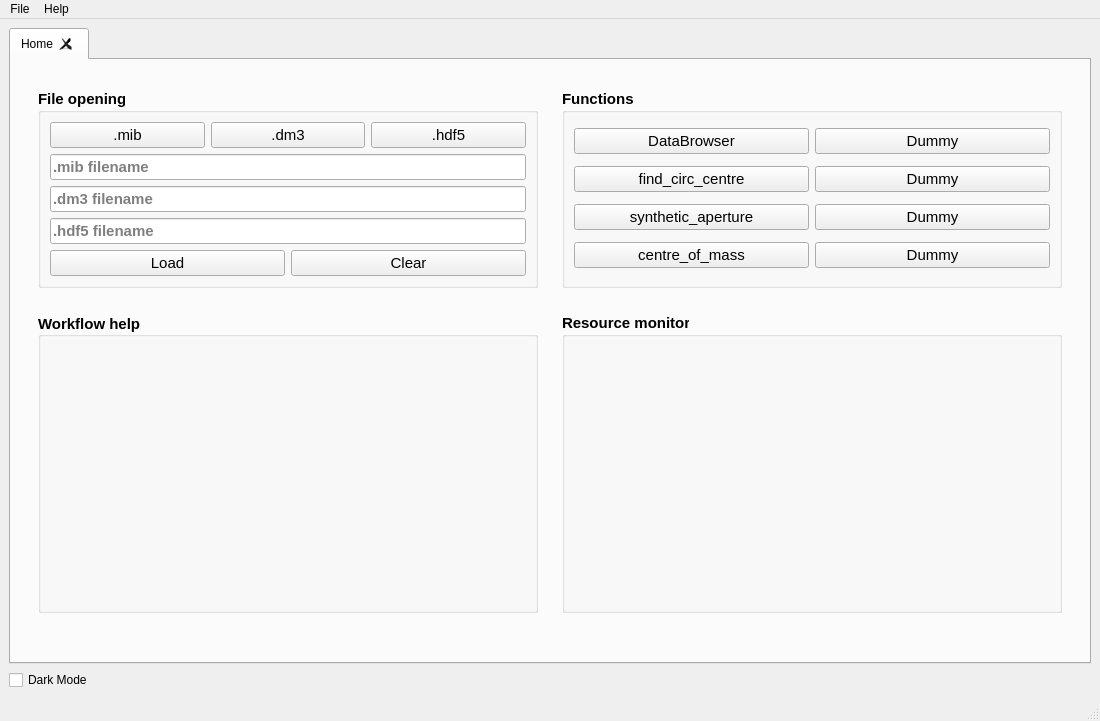
<?xml version="1.0" encoding="UTF-8"?>
<ui version="4.0">
 <class>MainWindow</class>
 <widget class="QMainWindow" name="MainWindow">
  <property name="geometry">
   <rect>
    <x>0</x>
    <y>0</y>
    <width>1100</width>
    <height>721</height>
   </rect>
  </property>
  <property name="windowTitle">
   <string>fpd gui</string>
  </property>
  <widget class="QWidget" name="centralwidget">
   <layout class="QGridLayout" name="gridLayout_2">
    <item row="0" column="0">
     <widget class="QTabWidget" name="tabWidget">
      <property name="minimumSize">
       <size>
        <width>1050</width>
        <height>625</height>
       </size>
      </property>
      <property name="currentIndex">
       <number>0</number>
      </property>
      <property name="tabsClosable">
       <bool>true</bool>
      </property>
      <widget class="QWidget" name="home_tab">
       <attribute name="title">
        <string>Home</string>
       </attribute>
       <layout class="QGridLayout" name="gridLayout">
        <item row="3" column="1">
         <widget class="QGroupBox" name="workflow_groupBox">
          <property name="sizePolicy">
           <sizepolicy hsizetype="Expanding" vsizetype="Expanding">
            <horstretch>0</horstretch>
            <verstretch>0</verstretch>
           </sizepolicy>
          </property>
          <property name="minimumSize">
           <size>
            <width>500</width>
            <height>300</height>
           </size>
          </property>
          <property name="font">
           <font>
            <pointsize>11</pointsize>
            <weight>75</weight>
            <bold>true</bold>
            <underline>false</underline>
           </font>
          </property>
          <property name="layoutDirection">
           <enum>Qt::LeftToRight</enum>
          </property>
          <property name="autoFillBackground">
           <bool>false</bool>
          </property>
          <property name="title">
           <string>Workflow help</string>
          </property>
          <property name="alignment">
           <set>Qt::AlignLeading|Qt::AlignLeft|Qt::AlignVCenter</set>
          </property>
          <property name="flat">
           <bool>false</bool>
          </property>
          <layout class="QGridLayout" name="gridLayout_5"/>
         </widget>
        </item>
        <item row="0" column="3">
         <spacer name="verticalSpacer_4">
          <property name="orientation">
           <enum>Qt::Vertical</enum>
          </property>
          <property name="sizeType">
           <enum>QSizePolicy::Fixed</enum>
          </property>
          <property name="sizeHint" stdset="0">
           <size>
            <width>20</width>
            <height>20</height>
           </size>
          </property>
         </spacer>
        </item>
        <item row="0" column="1">
         <spacer name="verticalSpacer_3">
          <property name="orientation">
           <enum>Qt::Vertical</enum>
          </property>
          <property name="sizeType">
           <enum>QSizePolicy::Fixed</enum>
          </property>
          <property name="sizeHint" stdset="0">
           <size>
            <width>20</width>
            <height>20</height>
           </size>
          </property>
         </spacer>
        </item>
        <item row="1" column="2">
         <spacer name="mid_hSpacer">
          <property name="orientation">
           <enum>Qt::Horizontal</enum>
          </property>
          <property name="sizeType">
           <enum>QSizePolicy::Maximum</enum>
          </property>
          <property name="sizeHint" stdset="0">
           <size>
            <width>100</width>
            <height>20</height>
           </size>
          </property>
         </spacer>
        </item>
        <item row="1" column="3">
         <widget class="QGroupBox" name="functions_groupBox">
          <property name="sizePolicy">
           <sizepolicy hsizetype="Expanding" vsizetype="Expanding">
            <horstretch>0</horstretch>
            <verstretch>0</verstretch>
           </sizepolicy>
          </property>
          <property name="minimumSize">
           <size>
            <width>500</width>
            <height>0</height>
           </size>
          </property>
          <property name="maximumSize">
           <size>
            <width>16777215</width>
            <height>300</height>
           </size>
          </property>
          <property name="font">
           <font>
            <pointsize>11</pointsize>
            <weight>75</weight>
            <bold>true</bold>
            <underline>false</underline>
           </font>
          </property>
          <property name="title">
           <string>Functions</string>
          </property>
          <layout class="QGridLayout" name="gridLayout_3">
           <item row="1" column="1">
            <widget class="QPushButton" name="pushButton_43">
             <property name="font">
              <font>
               <pointsize>11</pointsize>
               <weight>50</weight>
               <bold>false</bold>
               <underline>false</underline>
              </font>
             </property>
             <property name="text">
              <string>Dummy</string>
             </property>
             <property name="checkable">
              <bool>false</bool>
             </property>
             <property name="flat">
              <bool>false</bool>
             </property>
            </widget>
           </item>
           <item row="3" column="0">
            <widget class="QPushButton" name="centre_of_mass_button">
             <property name="font">
              <font>
               <pointsize>11</pointsize>
               <weight>50</weight>
               <bold>false</bold>
               <underline>false</underline>
              </font>
             </property>
             <property name="text">
              <string>centre_of_mass</string>
             </property>
             <property name="checkable">
              <bool>false</bool>
             </property>
             <property name="flat">
              <bool>false</bool>
             </property>
            </widget>
           </item>
           <item row="2" column="1">
            <widget class="QPushButton" name="pushButton_42">
             <property name="font">
              <font>
               <pointsize>11</pointsize>
               <weight>50</weight>
               <bold>false</bold>
               <underline>false</underline>
              </font>
             </property>
             <property name="text">
              <string>Dummy</string>
             </property>
             <property name="checkable">
              <bool>false</bool>
             </property>
             <property name="flat">
              <bool>false</bool>
             </property>
            </widget>
           </item>
           <item row="0" column="0">
            <widget class="QPushButton" name="dbrowser_button">
             <property name="font">
              <font>
               <pointsize>11</pointsize>
               <weight>50</weight>
               <bold>false</bold>
               <underline>false</underline>
              </font>
             </property>
             <property name="text">
              <string>DataBrowser</string>
             </property>
             <property name="checkable">
              <bool>false</bool>
             </property>
             <property name="flat">
              <bool>false</bool>
             </property>
            </widget>
           </item>
           <item row="2" column="0">
            <widget class="QPushButton" name="rm_aperture_button">
             <property name="font">
              <font>
               <pointsize>11</pointsize>
               <weight>50</weight>
               <bold>false</bold>
               <underline>false</underline>
              </font>
             </property>
             <property name="text">
              <string>synthetic_aperture</string>
             </property>
             <property name="checkable">
              <bool>false</bool>
             </property>
             <property name="flat">
              <bool>false</bool>
             </property>
            </widget>
           </item>
           <item row="1" column="0">
            <widget class="QPushButton" name="find_circ_c_button">
             <property name="font">
              <font>
               <pointsize>11</pointsize>
               <weight>50</weight>
               <bold>false</bold>
               <underline>false</underline>
              </font>
             </property>
             <property name="text">
              <string>find_circ_centre</string>
             </property>
             <property name="checkable">
              <bool>false</bool>
             </property>
             <property name="flat">
              <bool>false</bool>
             </property>
            </widget>
           </item>
           <item row="0" column="1">
            <widget class="QPushButton" name="pushButton">
             <property name="font">
              <font>
               <pointsize>11</pointsize>
               <weight>50</weight>
               <bold>false</bold>
               <underline>false</underline>
              </font>
             </property>
             <property name="text">
              <string>Dummy</string>
             </property>
             <property name="checkable">
              <bool>false</bool>
             </property>
             <property name="flat">
              <bool>false</bool>
             </property>
            </widget>
           </item>
           <item row="3" column="1">
            <widget class="QPushButton" name="pushButton_41">
             <property name="font">
              <font>
               <pointsize>11</pointsize>
               <weight>50</weight>
               <bold>false</bold>
               <underline>false</underline>
              </font>
             </property>
             <property name="text">
              <string>Dummy</string>
             </property>
             <property name="checkable">
              <bool>false</bool>
             </property>
             <property name="flat">
              <bool>false</bool>
             </property>
            </widget>
           </item>
          </layout>
         </widget>
        </item>
        <item row="1" column="1">
         <widget class="QGroupBox" name="file_groupBox">
          <property name="sizePolicy">
           <sizepolicy hsizetype="Expanding" vsizetype="Expanding">
            <horstretch>0</horstretch>
            <verstretch>0</verstretch>
           </sizepolicy>
          </property>
          <property name="minimumSize">
           <size>
            <width>500</width>
            <height>0</height>
           </size>
          </property>
          <property name="maximumSize">
           <size>
            <width>16777215</width>
            <height>300</height>
           </size>
          </property>
          <property name="font">
           <font>
            <pointsize>11</pointsize>
            <weight>75</weight>
            <bold>true</bold>
            <underline>false</underline>
           </font>
          </property>
          <property name="title">
           <string>File opening</string>
          </property>
          <layout class="QVBoxLayout" name="verticalLayout_11">
           <item>
            <layout class="QHBoxLayout" name="horizontalLayout">
             <item>
              <widget class="QPushButton" name="mib_button">
               <property name="font">
                <font>
                 <pointsize>11</pointsize>
                 <weight>50</weight>
                 <bold>false</bold>
                 <underline>false</underline>
                </font>
               </property>
               <property name="text">
                <string>.mib</string>
               </property>
               <property name="checkable">
                <bool>false</bool>
               </property>
               <property name="flat">
                <bool>false</bool>
               </property>
              </widget>
             </item>
             <item>
              <widget class="QPushButton" name="dm3_button">
               <property name="font">
                <font>
                 <pointsize>11</pointsize>
                 <weight>50</weight>
                 <bold>false</bold>
                 <underline>false</underline>
                </font>
               </property>
               <property name="text">
                <string>.dm3</string>
               </property>
               <property name="checkable">
                <bool>false</bool>
               </property>
               <property name="flat">
                <bool>false</bool>
               </property>
              </widget>
             </item>
             <item>
              <widget class="QPushButton" name="hdf5_button">
               <property name="font">
                <font>
                 <pointsize>11</pointsize>
                 <weight>50</weight>
                 <bold>false</bold>
                 <underline>false</underline>
                </font>
               </property>
               <property name="text">
                <string>.hdf5</string>
               </property>
               <property name="checkable">
                <bool>false</bool>
               </property>
               <property name="flat">
                <bool>false</bool>
               </property>
              </widget>
             </item>
            </layout>
           </item>
           <item>
            <layout class="QVBoxLayout" name="verticalLayout_3">
             <item>
              <widget class="QLineEdit" name="mib_line">
               <property name="inputMask">
                <string/>
               </property>
               <property name="text">
                <string/>
               </property>
               <property name="readOnly">
                <bool>true</bool>
               </property>
               <property name="placeholderText">
                <string>.mib filename</string>
               </property>
               <property name="clearButtonEnabled">
                <bool>false</bool>
               </property>
              </widget>
             </item>
             <item>
              <widget class="QLineEdit" name="dm3_line">
               <property name="inputMask">
                <string/>
               </property>
               <property name="text">
                <string/>
               </property>
               <property name="readOnly">
                <bool>true</bool>
               </property>
               <property name="placeholderText">
                <string>.dm3 filename</string>
               </property>
               <property name="clearButtonEnabled">
                <bool>false</bool>
               </property>
              </widget>
             </item>
             <item>
              <widget class="QLineEdit" name="hdf5_line">
               <property name="autoFillBackground">
                <bool>false</bool>
               </property>
               <property name="inputMask">
                <string/>
               </property>
               <property name="text">
                <string/>
               </property>
               <property name="readOnly">
                <bool>true</bool>
               </property>
               <property name="placeholderText">
                <string>.hdf5 filename</string>
               </property>
               <property name="clearButtonEnabled">
                <bool>false</bool>
               </property>
              </widget>
             </item>
            </layout>
           </item>
           <item>
            <layout class="QHBoxLayout" name="horizontalLayout_2">
             <item>
              <widget class="QPushButton" name="load_button">
               <property name="font">
                <font>
                 <pointsize>11</pointsize>
                 <weight>50</weight>
                 <bold>false</bold>
                 <underline>false</underline>
                </font>
               </property>
               <property name="text">
                <string>Load</string>
               </property>
               <property name="checkable">
                <bool>false</bool>
               </property>
               <property name="flat">
                <bool>false</bool>
               </property>
              </widget>
             </item>
             <item>
              <widget class="QPushButton" name="clear_button">
               <property name="font">
                <font>
                 <pointsize>11</pointsize>
                 <weight>50</weight>
                 <bold>false</bold>
                 <underline>false</underline>
                </font>
               </property>
               <property name="text">
                <string>Clear</string>
               </property>
               <property name="checkable">
                <bool>false</bool>
               </property>
               <property name="flat">
                <bool>false</bool>
               </property>
              </widget>
             </item>
            </layout>
           </item>
          </layout>
         </widget>
        </item>
        <item row="2" column="3">
         <spacer name="verticalSpacer">
          <property name="orientation">
           <enum>Qt::Vertical</enum>
          </property>
          <property name="sizeType">
           <enum>QSizePolicy::Maximum</enum>
          </property>
          <property name="sizeHint" stdset="0">
           <size>
            <width>20</width>
            <height>20</height>
           </size>
          </property>
         </spacer>
        </item>
        <item row="3" column="3">
         <widget class="QGroupBox" name="resource_groupBox">
          <property name="sizePolicy">
           <sizepolicy hsizetype="Expanding" vsizetype="Expanding">
            <horstretch>0</horstretch>
            <verstretch>0</verstretch>
           </sizepolicy>
          </property>
          <property name="minimumSize">
           <size>
            <width>500</width>
            <height>300</height>
           </size>
          </property>
          <property name="maximumSize">
           <size>
            <width>16777215</width>
            <height>16777215</height>
           </size>
          </property>
          <property name="font">
           <font>
            <pointsize>11</pointsize>
            <weight>75</weight>
            <bold>true</bold>
            <underline>false</underline>
           </font>
          </property>
          <property name="title">
           <string>Resource monitor</string>
          </property>
          <layout class="QGridLayout" name="gridLayout_4">
           <item row="0" column="0">
            <widget class="CpuFreqGraph" name="resMonitor" native="true"/>
           </item>
          </layout>
         </widget>
        </item>
        <item row="1" column="4">
         <spacer name="right_hSpacer">
          <property name="orientation">
           <enum>Qt::Horizontal</enum>
          </property>
          <property name="sizeType">
           <enum>QSizePolicy::Expanding</enum>
          </property>
          <property name="sizeHint" stdset="0">
           <size>
            <width>100</width>
            <height>20</height>
           </size>
          </property>
         </spacer>
        </item>
        <item row="1" column="0">
         <spacer name="left_hSpacer">
          <property name="orientation">
           <enum>Qt::Horizontal</enum>
          </property>
          <property name="sizeType">
           <enum>QSizePolicy::Maximum</enum>
          </property>
          <property name="sizeHint" stdset="0">
           <size>
            <width>100</width>
            <height>20</height>
           </size>
          </property>
         </spacer>
        </item>
        <item row="4" column="1">
         <spacer name="verticalSpacer_2">
          <property name="orientation">
           <enum>Qt::Vertical</enum>
          </property>
          <property name="sizeType">
           <enum>QSizePolicy::Expanding</enum>
          </property>
          <property name="sizeHint" stdset="0">
           <size>
            <width>20</width>
            <height>40</height>
           </size>
          </property>
         </spacer>
        </item>
       </layout>
      </widget>
     </widget>
    </item>
    <item row="1" column="0">
     <widget class="QCheckBox" name="dark_mode_button">
      <property name="text">
       <string>Dark Mode</string>
      </property>
     </widget>
    </item>
   </layout>
  </widget>
  <widget class="QMenuBar" name="menubar">
   <property name="geometry">
    <rect>
     <x>0</x>
     <y>0</y>
     <width>1100</width>
     <height>26</height>
    </rect>
   </property>
   <widget class="QMenu" name="menuFile">
    <property name="title">
     <string>File</string>
    </property>
    <widget class="QMenu" name="menuOpen">
     <property name="title">
      <string>Open</string>
     </property>
     <addaction name="action_mib"/>
     <addaction name="action_dm3"/>
     <addaction name="action_hdf5"/>
    </widget>
    <addaction name="menuOpen"/>
   </widget>
   <widget class="QMenu" name="menuHelp">
    <property name="title">
     <string>Help</string>
    </property>
    <addaction name="action_about"/>
   </widget>
   <addaction name="menuFile"/>
   <addaction name="menuHelp"/>
  </widget>
  <widget class="QStatusBar" name="statusbar"/>
  <action name="action_dm3">
   <property name="text">
    <string>.dm3</string>
   </property>
  </action>
  <action name="action_mib">
   <property name="text">
    <string>.mib</string>
   </property>
  </action>
  <action name="action_hdf5">
   <property name="text">
    <string>.hdf5</string>
   </property>
  </action>
  <action name="action_about">
   <property name="text">
    <string>About</string>
   </property>
  </action>
 </widget>
 <customwidgets>
  <customwidget>
   <class>CpuFreqGraph</class>
   <extends>QWidget</extends>
   <header>resource_monitor</header>
   <container>1</container>
  </customwidget>
 </customwidgets>
 <resources/>
 <connections>
  <connection>
   <sender>mib_button</sender>
   <signal>clicked()</signal>
   <receiver>MainWindow</receiver>
   <slot>function_mib()</slot>
   <hints>
    <hint type="sourcelabel">
     <x>174</x>
     <y>141</y>
    </hint>
    <hint type="destinationlabel">
     <x>202</x>
     <y>36</y>
    </hint>
   </hints>
  </connection>
  <connection>
   <sender>dbrowser_button</sender>
   <signal>clicked()</signal>
   <receiver>MainWindow</receiver>
   <slot>start_dbrowser()</slot>
   <hints>
    <hint type="sourcelabel">
     <x>689</x>
     <y>156</y>
    </hint>
    <hint type="destinationlabel">
     <x>727</x>
     <y>35</y>
    </hint>
   </hints>
  </connection>
  <connection>
   <sender>find_circ_c_button</sender>
   <signal>clicked()</signal>
   <receiver>MainWindow</receiver>
   <slot>find_circular_centre()</slot>
   <hints>
    <hint type="sourcelabel">
     <x>635</x>
     <y>197</y>
    </hint>
    <hint type="destinationlabel">
     <x>778</x>
     <y>56</y>
    </hint>
   </hints>
  </connection>
  <connection>
   <sender>load_button</sender>
   <signal>clicked()</signal>
   <receiver>MainWindow</receiver>
   <slot>load_files()</slot>
   <hints>
    <hint type="sourcelabel">
     <x>213</x>
     <y>300</y>
    </hint>
    <hint type="destinationlabel">
     <x>382</x>
     <y>74</y>
    </hint>
   </hints>
  </connection>
  <connection>
   <sender>dm3_button</sender>
   <signal>clicked()</signal>
   <receiver>MainWindow</receiver>
   <slot>function_dm3()</slot>
   <hints>
    <hint type="sourcelabel">
     <x>302</x>
     <y>147</y>
    </hint>
    <hint type="destinationlabel">
     <x>312</x>
     <y>33</y>
    </hint>
   </hints>
  </connection>
  <connection>
   <sender>clear_button</sender>
   <signal>clicked()</signal>
   <receiver>MainWindow</receiver>
   <slot>clear_files()</slot>
   <hints>
    <hint type="sourcelabel">
     <x>462</x>
     <y>300</y>
    </hint>
    <hint type="destinationlabel">
     <x>505</x>
     <y>74</y>
    </hint>
   </hints>
  </connection>
  <connection>
   <sender>dark_mode_button</sender>
   <signal>clicked()</signal>
   <receiver>MainWindow</receiver>
   <slot>change_color_mode()</slot>
   <hints>
    <hint type="sourcelabel">
     <x>52</x>
     <y>684</y>
    </hint>
    <hint type="destinationlabel">
     <x>103</x>
     <y>720</y>
    </hint>
   </hints>
  </connection>
  <connection>
   <sender>rm_aperture_button</sender>
   <signal>clicked()</signal>
   <receiver>MainWindow</receiver>
   <slot>remove_aperture()</slot>
   <hints>
    <hint type="sourcelabel">
     <x>705</x>
     <y>242</y>
    </hint>
    <hint type="destinationlabel">
     <x>788</x>
     <y>83</y>
    </hint>
   </hints>
  </connection>
  <connection>
   <sender>centre_of_mass_button</sender>
   <signal>clicked()</signal>
   <receiver>MainWindow</receiver>
   <slot>centre_of_mass()</slot>
   <hints>
    <hint type="sourcelabel">
     <x>724</x>
     <y>295</y>
    </hint>
    <hint type="destinationlabel">
     <x>789</x>
     <y>117</y>
    </hint>
   </hints>
  </connection>
 </connections>
 <slots>
  <slot>load_files()</slot>
  <slot>function_mib()</slot>
  <slot>function_dm3()</slot>
  <slot>start_dbrowser()</slot>
  <slot>find_circular_centre()</slot>
  <slot>clear_files()</slot>
  <slot>change_color_mode()</slot>
  <slot>remove_aperture()</slot>
  <slot>centre_of_mass()</slot>
 </slots>
</ui>
